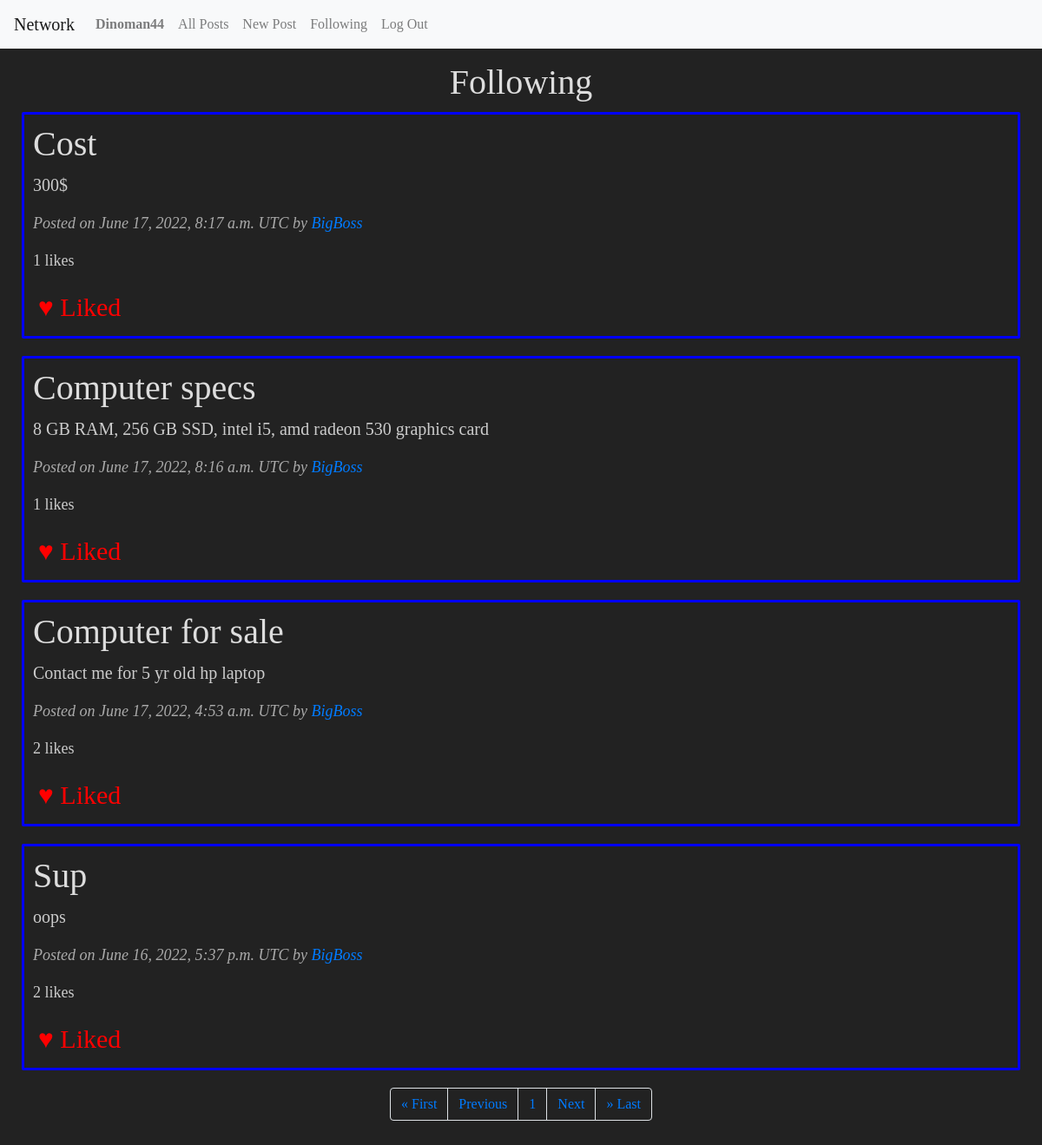
Page /following (signed in) on the committed database.
### network/models.py (models this page shows, shortened)
class User(AbstractUser):
    def __str__(self):
        return f"{self.username}"
    pass

class Post(models.Model):
    post_id = AutoField(primary_key=True)
    poster = ForeignKey(User, on_delete=models.CASCADE, related_name="poster")
    title = CharField(max_length=200)
    content = CharField(max_length=400)
    upload_date = DateTimeField()
    likes = IntegerField(default=0)

### network/views.py (the view)
# urls.py: path("following", views.following_page, name="following"),
@login_required(login_url="/login")
def following_page(request):
    following = Follows.objects.filter(follower=request.user)
    posts = []
    for follow in following:
        raw_posts = Post.objects.filter(poster=follow.followed).order_by("-upload_date")
        for p in raw_posts:
            if Like.objects.filter(liker=request.user, liked_post=p.post_id).exists():
                posts.append([p.post_id, p.poster, p.title, p.content, p.upload_date, p.likes, True])
            else:
                posts.append([p.post_id, p.poster, p.title, p.content, p.upload_date, p.likes, False])
    pagination = Paginator(posts, 10)
    page_num = request.GET.get('page')
    posts = pagination.get_page(page_num)
    return render(request, "network/following.html", {
        "posts": posts,
        "num_pages": range(1, posts.paginator.num_pages+1)
    })

### network/templates/network/following.html
{% extends "network/layout.html" %}
{% block body %}
        <h1 style="text-align: center;">Following</h1>
        {% for post in posts %}
            <div class="post-card">
                <h1>{{ post.2 }}</h2>
                <p>{{ post.3 }}</p>
                <p style="font-style: italic; color: #aaa; font-size: 18px;">Posted on {{ post.4 }} UTC by <a href="{% url 'see_user' post.1.id %}">{{ post.1 }}</a></p>
                <p style="font-size: 18px;">{{ post.5 }} likes</p>
                {% if post.6 %}
                    <button class="like-btn" id="like-{{ post.0 }}" style="color: red">♥ Liked</button>
                {% else %}
                    <button class="like-btn" id="like-{{ post.0 }}" style="color: white">♥ Like</button>
                {% endif %}
            </div>
        {% empty %}
           <h2 style="text-align: center;">You are not yet following anyone!</h2>
        {% endfor %}
        <nav aria-label="Paginator">
            <ul class="pagination justify-content-center">
                <li class="page-item"><a class="page-link" href="?page=1">&laquo; First</a></li>
                {% if posts.has_previous %}
                    <li class="page-item">
                        <a class="page-link" href="?page={{ posts.previous_page_number }}">Previous</a>
                    </li>
                {% else %}
                    <li class="page-item">
                        <a class="page-link" href="#" tabindex="-1">Previous</a>
                    </li>
                {% endif %}
                {% for num in num_pages %}
                    <li class="page-item">
                        <a class="page-link" href="?page={{ num }}">{{ num }}</a>
                    </li>
                {% endfor %}
                {% if posts.has_next %}
                    <li class="page-item">
                        <a class="page-link" href="?page={{ posts.next_page_number }}">Next</a>
                    </li>
                {% else %}
                    <li class="page-item">
                        <a class="page-link" href="#" tabindex="-1">Next</a>
                    </li>
                {% endif %}
                <li class="page-item">
                    <a class="page-link" href="?page={{ posts.paginator.num_pages }}">&raquo; Last</a>
                </li>
            </ul>
        </nav>
{% endblock %}

### network/templates/network/layout.html (shortened to what this page needs)
{% load static %}
<!DOCTYPE html>
<html lang="en">
    <head>
        <link rel="stylesheet" href="https://stackpath.bootstrapcdn.com/bootstrap/4.4.1/css/bootstrap.min.css">
        <link href="{% static 'network/styles.css' %}" rel="stylesheet">
    </head>
    <body>
        <nav class="navbar navbar-expand-lg navbar-light bg-light">
            <a class="navbar-brand" href="{% url 'index' %}">Network</a>
            <div>
              <ul class="navbar-nav mr-auto">
                {% if user.is_authenticated %}
                    <li class="nav-item">
                        <a class="nav-link" href="{% url 'see_user' user.id %}"><strong>{{ user.username }}</strong></a>
                    </li>
                {% endif %}
                <li class="nav-item">
                  <a class="nav-link" href="{% url 'index' %}">All Posts</a>
                </li>
                {% if user.is_authenticated %}
                    <li class="nav-item">
                        <a class="nav-link" href="{% url 'new_post' %}">New Post</a>
                    </li>
                    <li class="nav-item">
                        <a class="nav-link" href="{% url 'following' %}">Following</a>
                    </li>
                    <li class="nav-item">
                        <a class="nav-link" href="{% url 'logout' %}">Log Out</a>
                    </li>
                {% endif %}
              </ul>
            </div>
          </nav>
        <div class="body">
            {% block body %}
            {% endblock %}
        </div>
    </body>
</html>

### network/static/network/styles.css (style rules this page uses)
body { min-height: 750px; background-color: #222; color: #ddd; font-family: Verdana; }
.body { padding: 15px; }
p { font-size: 20px; color: #ccc; }
.like-btn { border: none; background-color: inherit; color: white; font-size: 30px; }
.post-card { border: solid; border-radius: 2px; border-color: blue; padding: 10px; margin: 10px; margin-bottom: 20px; }
.page-link { background-color: #222; }

### rows in the picture
User: username "Dinoman44"
User: title "Cost", content "300$", upload_date "June 17, 2022, 8:17 a.m.", username "BigBoss", is_active "1", title "Computer specs", content "8 GB RAM, 256 GB SSD, intel i5, amd radeon 530 graphics card", upload_date "June 17, 2022, 8:16 a.m.", title "Computer for sale", content "Contact me for 5 yr old hp laptop", upload_date "June 17, 2022, 4:53 a.m.", id "2", title "Sup", content "oops", upload_date "June 16, 2022, 5:37 p.m."

### other values in the picture
{{ num }} "1"
